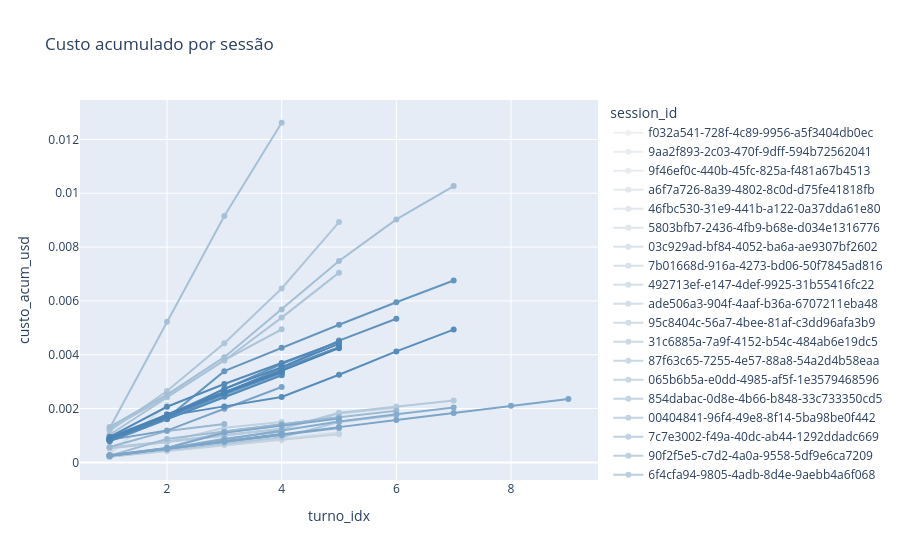

Notebook source saved alongside this figure:
### Code cell
import plotly.express as px
import matplotlib.colors as mcolors

if llm.empty:
    print("Sem turnos com LLM.")
else:
    p = llm.copy()
    p["turno_idx"] = p.groupby("session_id").cumcount() + 1
    p["custo_acum_usd"] = p.groupby("session_id")["custo_estimado_usd"].cumsum()
    n_sess = p["session_id"].nunique()
    seq = [mcolors.to_hex(c) for c in steelblue_shades(n_sess)]
    fig = px.line(
        p,
        x="turno_idx",
        y="custo_acum_usd",
        color="session_id",
        markers=True,
        title="Custo acumulado por sessão",
        color_discrete_sequence=seq,
    )
    html_path = OUT_DIR / "08_custo_acumulado.html"
    fig.write_html(html_path)
    print(f"Salvo: {html_path}")
    fig.show()

### Figure 1 — Plotly figure (JSON) as saved in the notebook; plotly's stock layout.template omitted (floating-point values rounded to 4 significant figures)
{"data": [{"hovertemplate": "session_id=f032a541-728f-4c89-9956-a5f3404db0ec<br>turno_idx=%{x}<br>custo_acum_usd=%{y}<extra></extra>", "legendgroup": "f032a541-728f-4c89-9956-a5f3404db0ec", "line": {"color": "#edeff1", "dash": "solid"}, "marker": {"symbol": "circle"}, "mode": "lines+markers", "name": "f032a541-728f-4c89-9956-a5f3404db0ec", "orientation": "v", "showlegend": true, "type": "scatter", "x": [1], "xaxis": "x", "y": [0.0001996], "yaxis": "y"}, {"hovertemplate": "session_id=9aa2f893-2c03-470f-9dff-594b72562041<br>turno_idx=%{x}<br>custo_acum_usd=%{y}<extra></extra>", "legendgroup": "9aa2f893-2c03-470f-9dff-594b72562041", "line": {"color": "#eaedf0", "dash": "solid"}, "marker": {"symbol": "circle"}, "mode": "lines+markers", "name": "9aa2f893-2c03-470f-9dff-594b72562041", "orientation": "v", "showlegend": true, "type": "scatter", "x": [1], "xaxis": "x", "y": [0.0001916], "yaxis": "y"}, {"hovertemplate": "session_id=9f46ef0c-440b-45fc-825a-f481a67b4513<br>turno_idx=%{x}<br>custo_acum_usd=%{y}<extra></extra>", "legendgroup": "9f46ef0c-440b-45fc-825a-f481a67b4513", "line": {"color": "#e8ebef", "dash": "solid"}, "marker": {"symbol": "circle"}, "mode": "lines+markers", "name": "9f46ef0c-440b-45fc-825a-f481a67b4513", "orientation": "v", "showlegend": true, "type": "scatter", "x": [1, 2, 3, 4, 5], "xaxis": "x", "y": [0.0001976, 0.0003911, 0.0005914, 0.0007786, 0.001001], "yaxis": "y"}, {"hovertemplate": "session_id=a6f7a726-8a39-4802-8c0d-d75fe41818fb<br>turno_idx=%{x}<br>custo_acum_usd=%{y}<extra></extra>", "legendgroup": "a6f7a726-8a39-4802-8c0d-d75fe41818fb", "line": {"color": "#e4e9ee", "dash": "solid"}, "marker": {"symbol": "circle"}, "mode": "lines+markers", "name": "a6f7a726-8a39-4802-8c0d-d75fe41818fb", "orientation": "v", "showlegend": true, "type": "scatter", "x": [1], "xaxis": "x", "y": [0.0001951], "yaxis": "y"}, {"hovertemplate": "session_id=46fbc530-31e9-441b-a122-0a37dda61e80<br>turno_idx=%{x}<br>custo_acum_usd=%{y}<extra></extra>", "legendgroup": "46fbc530-31e9-441b-a122-0a37dda61e80", "line": {"color": "#e2e8ed", "dash": "solid"}, "marker": {"symbol": "circle"}, "mode": "lines+markers", "name": "46fbc530-31e9-441b-a122-0a37dda61e80", "orientation": "v", "showlegend": true, "type": "scatter", "x": [1], "xaxis": "x", "y": [0.0001961], "yaxis": "y"}, {"hovertemplate": "session_id=5803bfb7-2436-4fb9-b68e-d034e1316776<br>turno_idx=%{x}<br>custo_acum_usd=%{y}<extra></extra>", "legendgroup": "5803bfb7-2436-4fb9-b68e-d034e1316776", "line": {"color": "#dfe6ec", "dash": "solid"}, "marker": {"symbol": "circle"}, "mode": "lines+markers", "name": "5803bfb7-2436-4fb9-b68e-d034e1316776", "orientation": "v", "showlegend": true, "type": "scatter", "x": [1], "xaxis": "x", "y": [0.0002031], "yaxis": "y"}, {"hovertemplate": "session_id=03c929ad-bf84-4052-ba6a-ae9307bf2602<br>turno_idx=%{x}<br>custo_acum_usd=%{y}<extra></extra>", "legendgroup": "03c929ad-bf84-4052-ba6a-ae9307bf2602", "line": {"color": "#dce4eb", "dash": "solid"}, "marker": {"symbol": "circle"}, "mode": "lines+markers", "name": "03c929ad-bf84-4052-ba6a-ae9307bf2602", "orientation": "v", "showlegend": true, "type": "scatter", "x": [1], "xaxis": "x", "y": [0.0001941], "yaxis": "y"}, {"hovertemplate": "session_id=7b01668d-916a-4273-bd06-50f7845ad816<br>turno_idx=%{x}<br>custo_acum_usd=%{y}<extra></extra>", "legendgroup": "7b01668d-916a-4273-bd06-50f7845ad816", "line": {"color": "#d9e2ea", "dash": "solid"}, "marker": {"symbol": "circle"}, "mode": "lines+markers", "name": "7b01668d-916a-4273-bd06-50f7845ad816", "orientation": "v", "showlegend": true, "type": "scatter", "x": [1], "xaxis": "x", "y": [0.0002001], "yaxis": "y"}, {"hovertemplate": "session_id=492713ef-e147-4def-9925-31b55416fc22<br>turno_idx=%{x}<br>custo_acum_usd=%{y}<extra></extra>", "legendgroup": "492713ef-e147-4def-9925-31b55416fc22", "line": {"color": "#d6e0e9", "dash": "solid"}, "marker": {"symbol": "circle"}, "mode": "lines+markers", "name": "492713ef-e147-4def-9925-31b55416fc22", "orientation": "v", "showlegend": true, "type": "scatter", "x": [1], "xaxis": "x", "y": [0.0008264], "yaxis": "y"}, {"hovertemplate": "session_id=ade506a3-904f-4aaf-b36a-6707211eba48<br>turno_idx=%{x}<br>custo_acum_usd=%{y}<extra></extra>", "legendgroup": "ade506a3-904f-4aaf-b36a-6707211eba48", "line": {"color": "#d4dee8", "dash": "solid"}, "marker": {"symbol": "circle"}, "mode": "lines+markers", "name": "ade506a3-904f-4aaf-b36a-6707211eba48", "orientation": "v", "showlegend": true, "type": "scatter", "x": [1, 2], "xaxis": "x", "y": [0.0003031, 0.00213], "yaxis": "y"}, {"hovertemplate": "session_id=95c8404c-56a7-4bee-81af-c3dd96afa3b9<br>turno_idx=%{x}<br>custo_acum_usd=%{y}<extra></extra>", "legendgroup": "95c8404c-56a7-4bee-81af-c3dd96afa3b9", "line": {"color": "#d1dde7", "dash": "solid"}, "marker": {"symbol": "circle"}, "mode": "lines+markers", "name": "95c8404c-56a7-4bee-81af-c3dd96afa3b9", "orientation": "v", "showlegend": true, "type": "scatter", "x": [1, 2, 3, 4, 5], "xaxis": "x", "y": [0.000219, 0.0004492, 0.0006814, 0.0008901, 0.00111], "yaxis": "y"}, {"hovertemplate": "session_id=31c6885a-7a9f-4152-b54c-484ab6e19dc5<br>turno_idx=%{x}<br>custo_acum_usd=%{y}<extra></extra>", "legendgroup": "31c6885a-7a9f-4152-b54c-484ab6e19dc5", "line": {"color": "#cedbe6", "dash": "solid"}, "marker": {"symbol": "circle"}, "mode": "lines+markers", "name": "31c6885a-7a9f-4152-b54c-484ab6e19dc5", "orientation": "v", "showlegend": true, "type": "scatter", "x": [1], "xaxis": "x", "y": [0.000246], "yaxis": "y"}, {"hovertemplate": "session_id=87f63c65-7255-4e57-88a8-54a2d4b58eaa<br>turno_idx=%{x}<br>custo_acum_usd=%{y}<extra></extra>", "legendgroup": "87f63c65-7255-4e57-88a8-54a2d4b58eaa", "line": {"color": "#cbd9e5", "dash": "solid"}, "marker": {"symbol": "circle"}, "mode": "lines+markers", "name": "87f63c65-7255-4e57-88a8-54a2d4b58eaa", "orientation": "v", "showlegend": true, "type": "scatter", "x": [1], "xaxis": "x", "y": [0.0002111], "yaxis": "y"}, {"hovertemplate": "session_id=065b6b5a-e0dd-4985-af5f-1e3579468596<br>turno_idx=%{x}<br>custo_acum_usd=%{y}<extra></extra>", "legendgroup": "065b6b5a-e0dd-4985-af5f-1e3579468596", "line": {"color": "#c8d7e4", "dash": "solid"}, "marker": {"symbol": "circle"}, "mode": "lines+markers", "name": "065b6b5a-e0dd-4985-af5f-1e3579468596", "orientation": "v", "showlegend": true, "type": "scatter", "x": [1, 2, 3, 4], "xaxis": "x", "y": [0.0002133, 0.000443, 0.0006703, 0.0008856], "yaxis": "y"}, {"hovertemplate": "session_id=854dabac-0d8e-4b66-b848-33c733350cd5<br>turno_idx=%{x}<br>custo_acum_usd=%{y}<extra></extra>", "legendgroup": "854dabac-0d8e-4b66-b848-33c733350cd5", "line": {"color": "#c5d5e3", "dash": "solid"}, "marker": {"symbol": "circle"}, "mode": "lines+markers", "name": "854dabac-0d8e-4b66-b848-33c733350cd5", "orientation": "v", "showlegend": true, "type": "scatter", "x": [1, 2, 3, 4], "xaxis": "x", "y": [0.0005324, 0.0007651, 0.001002, 0.001226], "yaxis": "y"}, {"hovertemplate": "session_id=00404841-96f4-49e8-8f14-5ba98be0f442<br>turno_idx=%{x}<br>custo_acum_usd=%{y}<extra></extra>", "legendgroup": "00404841-96f4-49e8-8f14-5ba98be0f442", "line": {"color": "#c2d3e2", "dash": "solid"}, "marker": {"symbol": "circle"}, "mode": "lines+markers", "name": "00404841-96f4-49e8-8f14-5ba98be0f442", "orientation": "v", "showlegend": true, "type": "scatter", "x": [1, 2, 3, 4, 5], "xaxis": "x", "y": [0.000211, 0.0004293, 0.0006469, 0.0008395, 0.001047], "yaxis": "y"}, {"hovertemplate": "session_id=7c7e3002-f49a-40dc-ab44-1292ddadc669<br>turno_idx=%{x}<br>custo_acum_usd=%{y}<extra></extra>", "legendgroup": "7c7e3002-f49a-40dc-ab44-1292ddadc669", "line": {"color": "#c0d1e1", "dash": "solid"}, "marker": {"symbol": "circle"}, "mode": "lines+markers", "name": "7c7e3002-f49a-40dc-ab44-1292ddadc669", "orientation": "v", "showlegend": true, "type": "scatter", "x": [1, 2, 3, 4], "xaxis": "x", "y": [0.0005345, 0.000767, 0.001284, 0.001504], "yaxis": "y"}, {"hovertemplate": "session_id=90f2f5e5-c7d2-4a0a-9558-5df9e6ca7209<br>turno_idx=%{x}<br>custo_acum_usd=%{y}<extra></extra>", "legendgroup": "90f2f5e5-c7d2-4a0a-9558-5df9e6ca7209", "line": {"color": "#bdd0e0", "dash": "solid"}, "marker": {"symbol": "circle"}, "mode": "lines+markers", "name": "90f2f5e5-c7d2-4a0a-9558-5df9e6ca7209", "orientation": "v", "showlegend": true, "type": "scatter", "x": [1, 2], "xaxis": "x", "y": [0.0005169, 0.000744], "yaxis": "y"}, {"hovertemplate": "session_id=6f4cfa94-9805-4adb-8d4e-9aebb4a6f068<br>turno_idx=%{x}<br>custo_acum_usd=%{y}<extra></extra>", "legendgroup": "6f4cfa94-9805-4adb-8d4e-9aebb4a6f068", "line": {"color": "#bacede", "dash": "solid"}, "marker": {"symbol": "circle"}, "mode": "lines+markers", "name": "6f4cfa94-9805-4adb-8d4e-9aebb4a6f068", "orientation": "v", "showlegend": true, "type": "scatter", "x": [1, 2, 3, 4, 5, 6], "xaxis": "x", "y": [0.0005389, 0.0007672, 0.001008, 0.001245, 0.001813, 0.00204], "yaxis": "y"}, {"hovertemplate": "session_id=7285ef4c-ae95-4143-9f14-e87183f0e0f2<br>turno_idx=%{x}<br>custo_acum_usd=%{y}<extra></extra>", "legendgroup": "7285ef4c-ae95-4143-9f14-e87183f0e0f2", "line": {"color": "#b7ccdd", "dash": "solid"}, "marker": {"symbol": "circle"}, "mode": "lines+markers", "name": "7285ef4c-ae95-4143-9f14-e87183f0e0f2", "orientation": "v", "showlegend": true, "type": "scatter", "x": [1, 2, 3], "xaxis": "x", "y": [0.0005395, 0.0007717, 0.0009935], "yaxis": "y"}, {"hovertemplate": "session_id=d505a1be-b730-454c-a4dd-f242d1281d6c<br>turno_idx=%{x}<br>custo_acum_usd=%{y}<extra></extra>", "legendgroup": "d505a1be-b730-454c-a4dd-f242d1281d6c", "line": {"color": "#b4cadc", "dash": "solid"}, "marker": {"symbol": "circle"}, "mode": "lines+markers", "name": "d505a1be-b730-454c-a4dd-f242d1281d6c", "orientation": "v", "showlegend": true, "type": "scatter", "x": [1, 2, 3, 4, 5, 6, 7], "xaxis": "x", "y": [0.0005499, 0.0007836, 0.001024, 0.001255, 0.001844, 0.002074, 0.002298], "yaxis": "y"}, {"hovertemplate": "session_id=71c06569-0391-4cd9-ae10-70162409abe5<br>turno_idx=%{x}<br>custo_acum_usd=%{y}<extra></extra>", "legendgroup": "71c06569-0391-4cd9-ae10-70162409abe5", "line": {"color": "#b2c8dc", "dash": "solid"}, "marker": {"symbol": "circle"}, "mode": "lines+markers", "name": "71c06569-0391-4cd9-ae10-70162409abe5", "orientation": "v", "showlegend": true, "type": "scatter", "x": [1, 2, 3, 4, 5, 6], "xaxis": "x", "y": [0.0002225, 0.0004492, 0.0006914, 0.0009314, 0.001504, 0.001753], "yaxis": "y"}, {"hovertemplate": "session_id=807addcd-710b-4e27-8196-5bd235f64243<br>turno_idx=%{x}<br>custo_acum_usd=%{y}<extra></extra>", "legendgroup": "807addcd-710b-4e27-8196-5bd235f64243", "line": {"color": "#aec6da", "dash": "solid"}, "marker": {"symbol": "circle"}, "mode": "lines+markers", "name": "807addcd-710b-4e27-8196-5bd235f64243", "orientation": "v", "showlegend": true, "type": "scatter", "x": [1, 2, 3, 4, 5], "xaxis": "x", "y": [0.00117, 0.002652, 0.004429, 0.006463, 0.008929], "yaxis": "y"}, {"hovertemplate": "session_id=27e09f74-52c4-4087-9c7b-cc2d09cf98e2<br>turno_idx=%{x}<br>custo_acum_usd=%{y}<extra></extra>", "legendgroup": "27e09f74-52c4-4087-9c7b-cc2d09cf98e2", "line": {"color": "#acc4d9", "dash": "solid"}, "marker": {"symbol": "circle"}, "mode": "lines+markers", "name": "27e09f74-52c4-4087-9c7b-cc2d09cf98e2", "orientation": "v", "showlegend": true, "type": "scatter", "x": [1, 2, 3, 4, 5], "xaxis": "x", "y": [0.001247, 0.002443, 0.003785, 0.00538, 0.00705], "yaxis": "y"}, {"hovertemplate": "session_id=6105341f-0e2a-40b1-9f40-d32944c0fd08<br>turno_idx=%{x}<br>custo_acum_usd=%{y}<extra></extra>", "legendgroup": "6105341f-0e2a-40b1-9f40-d32944c0fd08", "line": {"color": "#a9c3d8", "dash": "solid"}, "marker": {"symbol": "circle"}, "mode": "lines+markers", "name": "6105341f-0e2a-40b1-9f40-d32944c0fd08", "orientation": "v", "showlegend": true, "type": "scatter", "x": [1, 2, 3, 4], "xaxis": "x", "y": [0.001026, 0.002424, 0.003797, 0.004944], "yaxis": "y"}, {"hovertemplate": "session_id=dc1d6aed-180c-4ea6-8481-726abd4983e8<br>turno_idx=%{x}<br>custo_acum_usd=%{y}<extra></extra>", "legendgroup": "dc1d6aed-180c-4ea6-8481-726abd4983e8", "line": {"color": "#a6c1d7", "dash": "solid"}, "marker": {"symbol": "circle"}, "mode": "lines+markers", "name": "dc1d6aed-180c-4ea6-8481-726abd4983e8", "orientation": "v", "showlegend": true, "type": "scatter", "x": [1, 2, 3, 4], "xaxis": "x", "y": [0.001267, 0.005222, 0.009156, 0.01262], "yaxis": "y"}, {"hovertemplate": "session_id=7b3b7616-b7f6-49d4-8112-d0610126af1d<br>turno_idx=%{x}<br>custo_acum_usd=%{y}<extra></extra>", "legendgroup": "7b3b7616-b7f6-49d4-8112-d0610126af1d", "line": {"color": "#a3bfd6", "dash": "solid"}, "marker": {"symbol": "circle"}, "mode": "lines+markers", "name": "7b3b7616-b7f6-49d4-8112-d0610126af1d", "orientation": "v", "showlegend": true, "type": "scatter", "x": [1, 2, 3, 4, 5, 6, 7], "xaxis": "x", "y": [0.001318, 0.00252, 0.00391, 0.005684, 0.007484, 0.009027, 0.01026], "yaxis": "y"}, {"hovertemplate": "session_id=4355b326-cdd3-417c-a1fa-269c5bf3b0ca<br>turno_idx=%{x}<br>custo_acum_usd=%{y}<extra></extra>", "legendgroup": "4355b326-cdd3-417c-a1fa-269c5bf3b0ca", "line": {"color": "#a0bdd5", "dash": "solid"}, "marker": {"symbol": "circle"}, "mode": "lines+markers", "name": "4355b326-cdd3-417c-a1fa-269c5bf3b0ca", "orientation": "v", "showlegend": true, "type": "scatter", "x": [1, 2, 3, 4], "xaxis": "x", "y": [0.0002587, 0.0005273, 0.0008026, 0.001056], "yaxis": "y"}, {"hovertemplate": "session_id=c6e10e7b-502f-46bb-afc9-557cefc04049<br>turno_idx=%{x}<br>custo_acum_usd=%{y}<extra></extra>", "legendgroup": "c6e10e7b-502f-46bb-afc9-557cefc04049", "line": {"color": "#9ebbd4", "dash": "solid"}, "marker": {"symbol": "circle"}, "mode": "lines+markers", "name": "c6e10e7b-502f-46bb-afc9-557cefc04049", "orientation": "v", "showlegend": true, "type": "scatter", "x": [1, 2, 3, 4, 5, 6], "xaxis": "x", "y": [0.0002491, 0.0008739, 0.001145, 0.001415, 0.001674, 0.00192], "yaxis": "y"}, {"hovertemplate": "session_id=4a106d39-8c76-4d82-89e0-7de6935a72a9<br>turno_idx=%{x}<br>custo_acum_usd=%{y}<extra></extra>", "legendgroup": "4a106d39-8c76-4d82-89e0-7de6935a72a9", "line": {"color": "#9ab9d3", "dash": "solid"}, "marker": {"symbol": "circle"}, "mode": "lines+markers", "name": "4a106d39-8c76-4d82-89e0-7de6935a72a9", "orientation": "v", "showlegend": true, "type": "scatter", "x": [1, 2, 3, 4, 5], "xaxis": "x", "y": [0.0002647, 0.0005376, 0.001148, 0.001427, 0.001682], "yaxis": "y"}, {"hovertemplate": "session_id=d87f9732-f02f-489a-b539-1c1bab902bb0<br>turno_idx=%{x}<br>custo_acum_usd=%{y}<extra></extra>", "legendgroup": "d87f9732-f02f-489a-b539-1c1bab902bb0", "line": {"color": "#98b7d2", "dash": "solid"}, "marker": {"symbol": "circle"}, "mode": "lines+markers", "name": "d87f9732-f02f-489a-b539-1c1bab902bb0", "orientation": "v", "showlegend": true, "type": "scatter", "x": [1, 2, 3], "xaxis": "x", "y": [0.0005718, 0.001167, 0.00143], "yaxis": "y"}, {"hovertemplate": "session_id=79aa6c14-178c-4a53-ac81-9be60f5251bd<br>turno_idx=%{x}<br>custo_acum_usd=%{y}<extra></extra>", "legendgroup": "79aa6c14-178c-4a53-ac81-9be60f5251bd", "line": {"color": "#95b6d1", "dash": "solid"}, "marker": {"symbol": "circle"}, "mode": "lines+markers", "name": "79aa6c14-178c-4a53-ac81-9be60f5251bd", "orientation": "v", "showlegend": true, "type": "scatter", "x": [1, 2, 3, 4], "xaxis": "x", "y": [0.0002502, 0.0005173, 0.0007883, 0.001043], "yaxis": "y"}, {"hovertemplate": "session_id=1a8ff5a0-45bf-40be-bdef-51eeef880d52<br>turno_idx=%{x}<br>custo_acum_usd=%{y}<extra></extra>", "legendgroup": "1a8ff5a0-45bf-40be-bdef-51eeef880d52", "line": {"color": "#93b4d0", "dash": "solid"}, "marker": {"symbol": "circle"}, "mode": "lines+markers", "name": "1a8ff5a0-45bf-40be-bdef-51eeef880d52", "orientation": "v", "showlegend": true, "type": "scatter", "x": [1, 2, 3, 4], "xaxis": "x", "y": [0.0002475, 0.0005129, 0.0007858, 0.001039], "yaxis": "y"}, {"hovertemplate": "session_id=11e00952-8d96-48f0-aa9e-b7a185533d41<br>turno_idx=%{x}<br>custo_acum_usd=%{y}<extra></extra>", "legendgroup": "11e00952-8d96-48f0-aa9e-b7a185533d41", "line": {"color": "#8fb2cf", "dash": "solid"}, "marker": {"symbol": "circle"}, "mode": "lines+markers", "name": "11e00952-8d96-48f0-aa9e-b7a185533d41", "orientation": "v", "showlegend": true, "type": "scatter", "x": [1, 2, 3, 4], "xaxis": "x", "y": [0.0002506, 0.0005203, 0.000882, 0.001149], "yaxis": "y"}, {"hovertemplate": "session_id=6224402a-9c0c-413f-b888-0dcb00c65540<br>turno_idx=%{x}<br>custo_acum_usd=%{y}<extra></extra>", "legendgroup": "6224402a-9c0c-413f-b888-0dcb00c65540", "line": {"color": "#8db0ce", "dash": "solid"}, "marker": {"symbol": "circle"}, "mode": "lines+markers", "name": "6224402a-9c0c-413f-b888-0dcb00c65540", "orientation": "v", "showlegend": true, "type": "scatter", "x": [1, 2, 3, 4], "xaxis": "x", "y": [0.0002466, 0.0005148, 0.0007843, 0.001033], "yaxis": "y"}, {"hovertemplate": "session_id=9bf8a896-ac62-444c-9863-f62cc9957836<br>turno_idx=%{x}<br>custo_acum_usd=%{y}<extra></extra>", "legendgroup": "9bf8a896-ac62-444c-9863-f62cc9957836", "line": {"color": "#8aaecd", "dash": "solid"}, "marker": {"symbol": "circle"}, "mode": "lines+markers", "name": "9bf8a896-ac62-444c-9863-f62cc9957836", "orientation": "v", "showlegend": true, "type": "scatter", "x": [1, 2, 3, 4], "xaxis": "x", "y": [0.0002531, 0.0005148, 0.0007773, 0.001026], "yaxis": "y"}, {"hovertemplate": "session_id=e9efeb00-6601-4c64-9af3-0b531a15968a<br>turno_idx=%{x}<br>custo_acum_usd=%{y}<extra></extra>", "legendgroup": "e9efeb00-6601-4c64-9af3-0b531a15968a", "line": {"color": "#87adcc", "dash": "solid"}, "marker": {"symbol": "circle"}, "mode": "lines+markers", "name": "e9efeb00-6601-4c64-9af3-0b531a15968a", "orientation": "v", "showlegend": true, "type": "scatter", "x": [1, 2, 3, 4, 5, 6, 7], "xaxis": "x", "y": [0.0002457, 0.0005056, 0.0008484, 0.001189, 0.001521, 0.001788, 0.002036], "yaxis": "y"}, {"hovertemplate": "session_id=7e5f3bae-0c63-4bd7-a16e-c009bcc4b956<br>turno_idx=%{x}<br>custo_acum_usd=%{y}<extra></extra>", "legendgroup": "7e5f3bae-0c63-4bd7-a16e-c009bcc4b956", "line": {"color": "#84aacb", "dash": "solid"}, "marker": {"symbol": "circle"}, "mode": "lines+markers", "name": "7e5f3bae-0c63-4bd7-a16e-c009bcc4b956", "orientation": "v", "showlegend": true, "type": "scatter", "x": [1, 2, 3, 4, 5], "xaxis": "x", "y": [0.0002456, 0.0005034, 0.0007627, 0.001031, 0.001278], "yaxis": "y"}, {"hovertemplate": "session_id=5a10a3aa-82d8-440a-ae33-8b9298c9c4ca<br>turno_idx=%{x}<br>custo_acum_usd=%{y}<extra></extra>", "legendgroup": "5a10a3aa-82d8-440a-ae33-8b9298c9c4ca", "line": {"color": "#81a9ca", "dash": "solid"}, "marker": {"symbol": "circle"}, "mode": "lines+markers", "name": "5a10a3aa-82d8-440a-ae33-8b9298c9c4ca", "orientation": "v", "showlegend": true, "type": "scatter", "x": [1, 2, 3, 4], "xaxis": "x", "y": [0.000249, 0.0005128, 0.0007869, 0.001038], "yaxis": "y"}, {"hovertemplate": "session_id=8f2d398d-c28e-40f2-ab9f-d4d59f2aba8e<br>turno_idx=%{x}<br>custo_acum_usd=%{y}<extra></extra>", "legendgroup": "8f2d398d-c28e-40f2-ab9f-d4d59f2aba8e", "line": {"color": "#7fa7c9", "dash": "solid"}, "marker": {"symbol": "circle"}, "mode": "lines+markers", "name": "8f2d398d-c28e-40f2-ab9f-d4d59f2aba8e", "orientation": "v", "showlegend": true, "type": "scatter", "x": [1, 2, 3, 4, 5], "xaxis": "x", "y": [0.0002637, 0.0005392, 0.001097, 0.001373, 0.001626], "yaxis": "y"}, {"hovertemplate": "session_id=c2a40ab5-12e8-4031-a1ae-892e51912bf4<br>turno_idx=%{x}<br>custo_acum_usd=%{y}<extra></extra>", "legendgroup": "c2a40ab5-12e8-4031-a1ae-892e51912bf4", "line": {"color": "#7ca5c8", "dash": "solid"}, "marker": {"symbol": "circle"}, "mode": "lines+markers", "name": "c2a40ab5-12e8-4031-a1ae-892e51912bf4", "orientation": "v", "showlegend": true, "type": "scatter", "x": [1, 2, 3, 4, 5, 6, 7, 8, 9], "xaxis": "x", "y": [0.0002507, 0.0005191, 0.000795, 0.001057, 0.001311, 0.001572, 0.001838, 0.002101, 0.002354], "yaxis": "y"}, {"hovertemplate": "session_id=67ffedc9-ce33-45dc-b426-08e7f2f5af1b<br>turno_idx=%{x}<br>custo_acum_usd=%{y}<extra></extra>", "legendgroup": "67ffedc9-ce33-45dc-b426-08e7f2f5af1b", "line": {"color": "#79a3c7", "dash": "solid"}, "marker": {"symbol": "circle"}, "mode": "lines+markers", "name": "67ffedc9-ce33-45dc-b426-08e7f2f5af1b", "orientation": "v", "showlegend": true, "type": "scatter", "x": [1, 2, 3, 4], "xaxis": "x", "y": [0.000837, 0.001183, 0.001994, 0.002803], "yaxis": "y"}, {"hovertemplate": "session_id=b278b46b-c3d6-4f55-9a3f-e9389be93d8c<br>turno_idx=%{x}<br>custo_acum_usd=%{y}<extra></extra>", "legendgroup": "b278b46b-c3d6-4f55-9a3f-e9389be93d8c", "line": {"color": "#76a1c6", "dash": "solid"}, "marker": {"symbol": "circle"}, "mode": "lines+markers", "name": "b278b46b-c3d6-4f55-9a3f-e9389be93d8c", "orientation": "v", "showlegend": true, "type": "scatter", "x": [1, 2, 3, 4], "xaxis": "x", "y": [0.0008393, 0.001635, 0.002446, 0.003251], "yaxis": "y"}, {"hovertemplate": "session_id=1f714cad-d324-4008-86de-70ad72426421<br>turno_idx=%{x}<br>custo_acum_usd=%{y}<extra></extra>", "legendgroup": "1f714cad-d324-4008-86de-70ad72426421", "line": {"color": "#73a0c5", "dash": "solid"}, "marker": {"symbol": "circle"}, "mode": "lines+markers", "name": "1f714cad-d324-4008-86de-70ad72426421", "orientation": "v", "showlegend": true, "type": "scatter", "x": [1, 2, 3, 4], "xaxis": "x", "y": [0.0008444, 0.001646, 0.002524, 0.003306], "yaxis": "y"}, {"hovertemplate": "session_id=efca9849-1e4f-4d60-95a7-7e6e559038eb<br>turno_idx=%{x}<br>custo_acum_usd=%{y}<extra></extra>", "legendgroup": "efca9849-1e4f-4d60-95a7-7e6e559038eb", "line": {"color": "#709dc3", "dash": "solid"}, "marker": {"symbol": "circle"}, "mode": "lines+markers", "name": "efca9849-1e4f-4d60-95a7-7e6e559038eb", "orientation": "v", "showlegend": true, "type": "scatter", "x": [1, 2, 3, 4], "xaxis": "x", "y": [0.0008517, 0.001695, 0.002561, 0.003366], "yaxis": "y"}, {"hovertemplate": "session_id=93261382-635a-47c7-9faf-aefbd6d2f384<br>turno_idx=%{x}<br>custo_acum_usd=%{y}<extra></extra>", "legendgroup": "93261382-635a-47c7-9faf-aefbd6d2f384", "line": {"color": "#6d9cc2", "dash": "solid"}, "marker": {"symbol": "circle"}, "mode": "lines+markers", "name": "93261382-635a-47c7-9faf-aefbd6d2f384", "orientation": "v", "showlegend": true, "type": "scatter", "x": [1, 2, 3, 4], "xaxis": "x", "y": [0.0008173, 0.001638, 0.002553, 0.003341], "yaxis": "y"}, {"hovertemplate": "session_id=745bcc30-fe37-4b28-93a4-75a6993fdef8<br>turno_idx=%{x}<br>custo_acum_usd=%{y}<extra></extra>", "legendgroup": "745bcc30-fe37-4b28-93a4-75a6993fdef8", "line": {"color": "#6b9ac1", "dash": "solid"}, "marker": {"symbol": "circle"}, "mode": "lines+markers", "name": "745bcc30-fe37-4b28-93a4-75a6993fdef8", "orientation": "v", "showlegend": true, "type": "scatter", "x": [1, 2, 3, 4, 5], "xaxis": "x", "y": [0.000801, 0.00164, 0.002572, 0.003496, 0.004274], "yaxis": "y"}, {"hovertemplate": "session_id=2ab730ea-cb6d-4f7a-bfbc-1688c13d6c13<br>turno_idx=%{x}<br>custo_acum_usd=%{y}<extra></extra>", "legendgroup": "2ab730ea-cb6d-4f7a-bfbc-1688c13d6c13", "line": {"color": "#6898c0", "dash": "solid"}, "marker": {"symbol": "circle"}, "mode": "lines+markers", "name": "2ab730ea-cb6d-4f7a-bfbc-1688c13d6c13", "orientation": "v", "showlegend": true, "type": "scatter", "x": [1, 2, 3, 4], "xaxis": "x", "y": [0.0008938, 0.001726, 0.002588, 0.003374], "yaxis": "y"}, {"hovertemplate": "session_id=f3b52814-c524-468b-b11c-cd1bca95a384<br>turno_idx=%{x}<br>custo_acum_usd=%{y}<extra></extra>", "legendgroup": "f3b52814-c524-468b-b11c-cd1bca95a384", "line": {"color": "#6596bf", "dash": "solid"}, "marker": {"symbol": "circle"}, "mode": "lines+markers", "name": "f3b52814-c524-468b-b11c-cd1bca95a384", "orientation": "v", "showlegend": true, "type": "scatter", "x": [1, 2, 3, 4, 5, 6, 7], "xaxis": "x", "y": [0.0008125, 0.001649, 0.003391, 0.004256, 0.005113, 0.00595, 0.006758], "yaxis": "y"}, {"hovertemplate": "session_id=fa8e928e-76ab-4cf4-94db-f0721558ffcc<br>turno_idx=%{x}<br>custo_acum_usd=%{y}<extra></extra>", "legendgroup": "fa8e928e-76ab-4cf4-94db-f0721558ffcc", "line": {"color": "#6294be", "dash": "solid"}, "marker": {"symbol": "circle"}, "mode": "lines+markers", "name": "fa8e928e-76ab-4cf4-94db-f0721558ffcc", "orientation": "v", "showlegend": true, "type": "scatter", "x": [1, 2, 3, 4, 5], "xaxis": "x", "y": [0.0009543, 0.001755, 0.00272, 0.003656, 0.004492], "yaxis": "y"}, {"hovertemplate": "session_id=beb0f160-a4bd-4cdf-b7ce-ba500a4a8fc6<br>turno_idx=%{x}<br>custo_acum_usd=%{y}<extra></extra>", "legendgroup": "beb0f160-a4bd-4cdf-b7ce-ba500a4a8fc6", "line": {"color": "#5f92bd", "dash": "solid"}, "marker": {"symbol": "circle"}, "mode": "lines+markers", "name": "beb0f160-a4bd-4cdf-b7ce-ba500a4a8fc6", "orientation": "v", "showlegend": true, "type": "scatter", "x": [1, 2, 3, 4, 5, 6], "xaxis": "x", "y": [0.0008018, 0.001666, 0.002548, 0.003512, 0.004526, 0.005336], "yaxis": "y"}, {"hovertemplate": "session_id=0567d2e5-f6d4-4a13-ae7f-007a78b0694f<br>turno_idx=%{x}<br>custo_acum_usd=%{y}<extra></extra>", "legendgroup": "0567d2e5-f6d4-4a13-ae7f-007a78b0694f", "line": {"color": "#5d91bc", "dash": "solid"}, "marker": {"symbol": "circle"}, "mode": "lines+markers", "name": "0567d2e5-f6d4-4a13-ae7f-007a78b0694f", "orientation": "v", "showlegend": true, "type": "scatter", "x": [1, 2, 3, 4, 5], "xaxis": "x", "y": [0.0008372, 0.001777, 0.002602, 0.003458, 0.004277], "yaxis": "y"}, {"hovertemplate": "session_id=46d8c92d-dfef-410a-bf1d-0b9a745ac062<br>turno_idx=%{x}<br>custo_acum_usd=%{y}<extra></extra>", "legendgroup": "46d8c92d-dfef-410a-bf1d-0b9a745ac062", "line": {"color": "#598fbb", "dash": "solid"}, "marker": {"symbol": "circle"}, "mode": "lines+markers", "name": "46d8c92d-dfef-410a-bf1d-0b9a745ac062", "orientation": "v", "showlegend": true, "type": "scatter", "x": [1, 2, 3], "xaxis": "x", "y": [0.0008332, 0.001739, 0.002623], "yaxis": "y"}, {"hovertemplate": "session_id=9265f62c-473c-4118-b3c1-c9257b7aee86<br>turno_idx=%{x}<br>custo_acum_usd=%{y}<extra></extra>", "legendgroup": "9265f62c-473c-4118-b3c1-c9257b7aee86", "line": {"color": "#578dba", "dash": "solid"}, "marker": {"symbol": "circle"}, "mode": "lines+markers", "name": "9265f62c-473c-4118-b3c1-c9257b7aee86", "orientation": "v", "showlegend": true, "type": "scatter", "x": [1, 2, 3, 4, 5, 6, 7], "xaxis": "x", "y": [0.000883, 0.001732, 0.002081, 0.002431, 0.003257, 0.004123, 0.004934], "yaxis": "y"}, {"hovertemplate": "session_id=1da7ad23-9a76-4a08-98fc-fc6c802b3160<br>turno_idx=%{x}<br>custo_acum_usd=%{y}<extra></extra>", "legendgroup": "1da7ad23-9a76-4a08-98fc-fc6c802b3160", "line": {"color": "#548bb9", "dash": "solid"}, "marker": {"symbol": "circle"}, "mode": "lines+markers", "name": "1da7ad23-9a76-4a08-98fc-fc6c802b3160", "orientation": "v", "showlegend": true, "type": "scatter", "x": [1, 2, 3, 4], "xaxis": "x", "y": [0.0007847, 0.001601, 0.002445, 0.003234], "yaxis": "y"}, {"hovertemplate": "session_id=599d4cc3-e66a-4bd0-9b4c-fbd63df1b1c1<br>turno_idx=%{x}<br>custo_acum_usd=%{y}<extra></extra>", "legendgroup": "599d4cc3-e66a-4bd0-9b4c-fbd63df1b1c1", "line": {"color": "#5189b8", "dash": "solid"}, "marker": {"symbol": "circle"}, "mode": "lines+markers", "name": "599d4cc3-e66a-4bd0-9b4c-fbd63df1b1c1", "orientation": "v", "showlegend": true, "type": "scatter", "x": [1, 2, 3, 4, 5], "xaxis": "x", "y": [0.0009478, 0.002068, 0.002912, 0.003696, 0.004476], "yaxis": "y"}, {"hovertemplate": "session_id=d2cabd8e-fc69-4a5e-a0b3-720ec70cebbf<br>turno_idx=%{x}<br>custo_acum_usd=%{y}<extra></extra>", "legendgroup": "d2cabd8e-fc69-4a5e-a0b3-720ec70cebbf", "line": {"color": "#4e87b7", "dash": "solid"}, "marker": {"symbol": "circle"}, "mode": "lines+markers", "name": "d2cabd8e-fc69-4a5e-a0b3-720ec70cebbf", "orientation": "v", "showlegend": true, "type": "scatter", "x": [1, 2, 3, 4, 5], "xaxis": "x", "y": [0.0008529, 0.001668, 0.002738, 0.003541, 0.004403], "yaxis": "y"}, {"hovertemplate": "session_id=524bc906-b08b-468e-a6a2-93c401280c0d<br>turno_idx=%{x}<br>custo_acum_usd=%{y}<extra></extra>", "legendgroup": "524bc906-b08b-468e-a6a2-93c401280c0d", "line": {"color": "#4b85b6", "dash": "solid"}, "marker": {"symbol": "circle"}, "mode": "lines+markers", "name": "524bc906-b08b-468e-a6a2-93c401280c0d", "orientation": "v", "showlegend": true, "type": "scatter", "x": [1, 2, 3, 4, 5], "xaxis": "x", "y": [0.0008949, 0.001783, 0.002606, 0.0034, 0.004245], "yaxis": "y"}, {"hovertemplate": "session_id=2ff0d22d-9a0d-4e12-98bc-84bbd992467b<br>turno_idx=%{x}<br>custo_acum_usd=%{y}<extra></extra>", "legendgroup": "2ff0d22d-9a0d-4e12-98bc-84bbd992467b", "line": {"color": "#4984b5", "dash": "solid"}, "marker": {"symbol": "circle"}, "mode": "lines+markers", "name": "2ff0d22d-9a0d-4e12-98bc-84bbd992467b", "orientation": "v", "showlegend": true, "type": "scatter", "x": [1, 2, 3, 4], "xaxis": "x", "y": [0.0009015, 0.001745, 0.002564, 0.003358], "yaxis": "y"}], "layout": {"legend": {"title": {"text": "session_id"}, "tracegroupgap": 0}, "title": {"text": "Custo acumulado por sessão"}, "xaxis": {"anchor": "y", "domain": [0, 1], "title": {"text": "turno_idx"}}, "yaxis": {"anchor": "x", "domain": [0, 1], "title": {"text": "custo_acum_usd"}}}}
